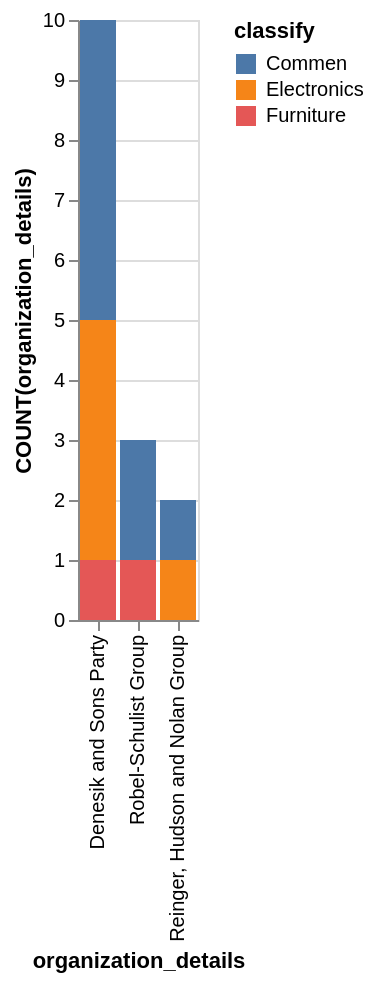

Source (Vega-Lite JSON):
### Vega-Lite specification from a JSON file in a GitHub repository (floating-point values rounded to 4 significant figures)
{"data": {"values": [{"x_data": "Denesik and Sons Party", "y_data": 5, "classify": "Commen"}, {"x_data": "Robel-Schulist Group", "y_data": 2, "classify": "Commen"}, {"x_data": "Reinger, Hudson and Nolan Group", "y_data": 1, "classify": "Commen"}, {"x_data": "Denesik and Sons Party", "y_data": 4, "classify": "Electronics"}, {"x_data": "Robel-Schulist Group", "y_data": 0, "classify": "Electronics"}, {"x_data": "Reinger, Hudson and Nolan Group", "y_data": 1, "classify": "Electronics"}, {"x_data": "Denesik and Sons Party", "y_data": 1, "classify": "Furniture"}, {"x_data": "Robel-Schulist Group", "y_data": 1, "classify": "Furniture"}, {"x_data": "Reinger, Hudson and Nolan Group", "y_data": 0, "classify": "Furniture"}]}, "mark": "bar", "encoding": {"x": {"field": "x_data", "type": "nominal", "title": "organization_details", "sort": {"op": "sum", "field": "y_data", "order": "descending"}}, "y": {"field": "y_data", "type": "quantitative", "title": "COUNT(organization_details)"}, "color": {"field": "classify"}}}
